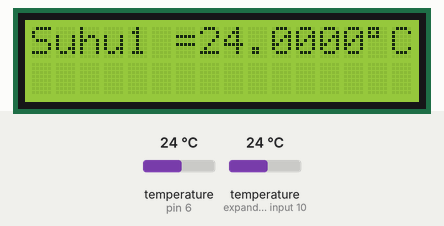
This sketch was run on a simulated Arduino Uno, built with avr-gcc and run on an emulated ATmega328P. Shown: 16×2 character LCD. The test bench sets the inputs (shaded band); at power-on: temperature (sensors on pin 6, expander input 10) 24 °C. What the sketch prints to the serial monitor is not drawn.

Above: at 1.2 s.
1.3 s: temperature (sensor on pin 6) set to 12 °C
At 4.8 s:
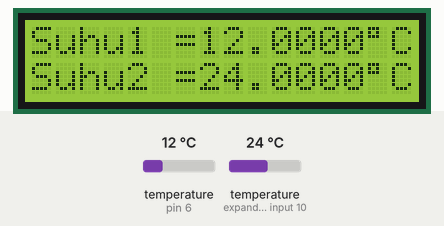
5.1 s: temperature (sensor on expander input 10) set to 19 °C
At 8.7 s:
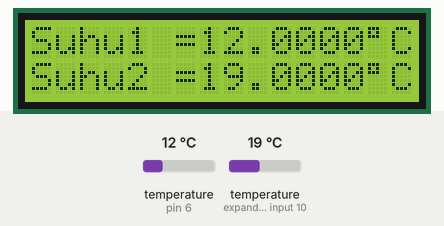
9.0 s: temperature (sensor on pin 6) set to 28 °C
At 10.2 s:
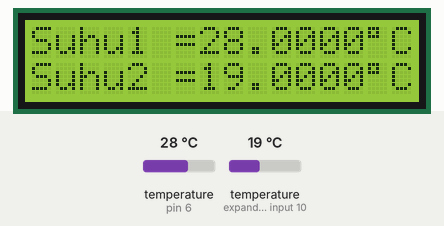
12.8 s: temperature (sensor on expander input 10) set to 33 °C
At 16.8 s:
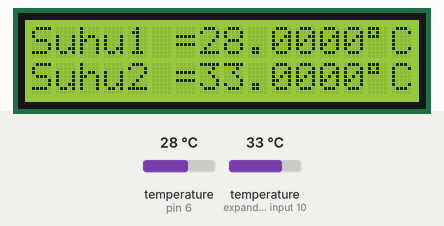
17.4 s: temperature (sensor on pin 6) set to 41 °C
At 18.0 s:
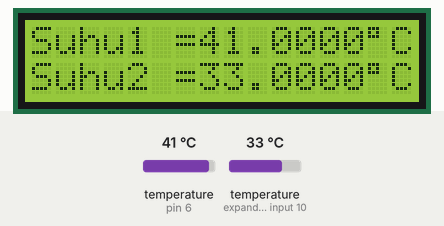
21.2 s: temperature (sensor on expander input 10) set to 12 °C
At 24.7 s:
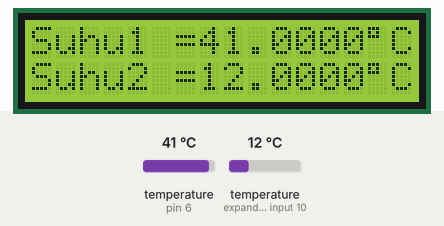
Timing chart, 0 to 26.2 s (numbered marks = the images above; inputs shaded):
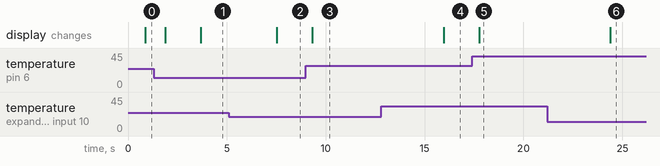

Measured:
- after the input at 1.3 s, the display: first differs from a run without the input after 2.4 s (image 1)
- after the input at 5.1 s, the display: changes after 2.4 s (image 2)
- after the input at 9.0 s, the display: changes after 0.32 s (image 3)
- after the input at 12.8 s, the display: changes after 3.2 s (image 4)
- after the input at 17.4 s, the display: changes after 0.36 s (image 5)
- after the input at 21.2 s, the display: changes after 3.2 s (image 6)

The sketch:

DS18B20_Per_1.ino
```cpp
#include <LiquidCrystal_I2C.h> // Memanggil library LCD
#include <OneWire.h> //Memanggil library OneWire yang diperlukan sebagai dependensi library Dallas Temperature
#include <DallasTemperature.h> // Memanggil library Dallas Temperature
#define ONE_WIRE_BUS 6  // Menempatkan PIN hasil pembacaan sensor DS18B20 pada PIN 2.
   //Disebut One Wire karena kita bisa menempatkan sensor DS18B20 lain pada PIN yang sama
LiquidCrystal_I2C lcd(0x27, 16, 2); // Mengatur alamat LCD dan dimensi LCD, yaitu 20 kolom dan 4 baris

OneWire oneWire(ONE_WIRE_BUS); //Membuat variabel oneWire berdasarkan PIN yang telah didefinisikan
DallasTemperature sensor(&oneWire); //Membuat variabel untuk menyimpan hasil pengukuran
float suhuDS18B20;
float suhuDS18B20b; //deklarasi variable suhu DS18B20 dengan jenis data float

void setup(void)
{
  lcd.begin();
  lcd.backlight();
  //lcd.setCursor(0, 0);
  //lcd.print("POLINES");
  //lcd.setCursor(0, 1);
  //Lcd.print("JAYA");
  Serial.begin(9600); //Menginisiasikan setup kecepatan komunikasi
  sensor.begin();      //Menginisiasikan sensor One-Wire DS18B20
  //delay(1000);
}

void loop(void)
{
  //sensor.setResolution(9);  // Sebelum melakukan pengukuran, atur resolusinya
  //sensor.setResolution(10);
  //sensor.setResolution(11);
  sensor.setResolution(12);
  sensor.requestTemperatures();  // Perintah konversi suhu
  suhuDS18B20 = sensor.getTempCByIndex(0);  //Membaca data suhu dari sensor #0 dan mengkonversikannya ke nilai Celsius
  suhuDS18B20b = sensor.getTempCByIndex(1);
   //suhuDS18B20 = (suhuDS18B20*9/5) + 32;
  //suhuDS18B20 = suhuDS18B20 = 273.15;
  //Serial.println(suhuDS18B20, 1);  //Presisi 1 digit
  Serial.println(suhuDS18B20, 4);  //Presisi 2 digit
  Serial.println(suhuDS18B20b, 4);
  //Serial.println(suhuDS18B20, 2);  //Presisi 3 digit
  //Serial.println(suhuDS18B20, 3);  //Presisi 4 digit
  lcd.setCursor(0, 0);
  lcd.print("Suhu1 = ");
  lcd.setCursor(7, 0);
  lcd.print(suhuDS18B20, 4);
  lcd.print((char)223);
  lcd.print("C");
  delay(1000);    //delay 1 detik (1000 miliseconds)
  lcd.setCursor(0, 1);
  lcd.print("Suhu2 = ");
  lcd.setCursor(7, 1);
  lcd.print(suhuDS18B20b, 4);
  lcd.print((char)223);
  lcd.print("C");
  delay(1000);    //delay 1 detik (1000 miliseconds)


}
```
